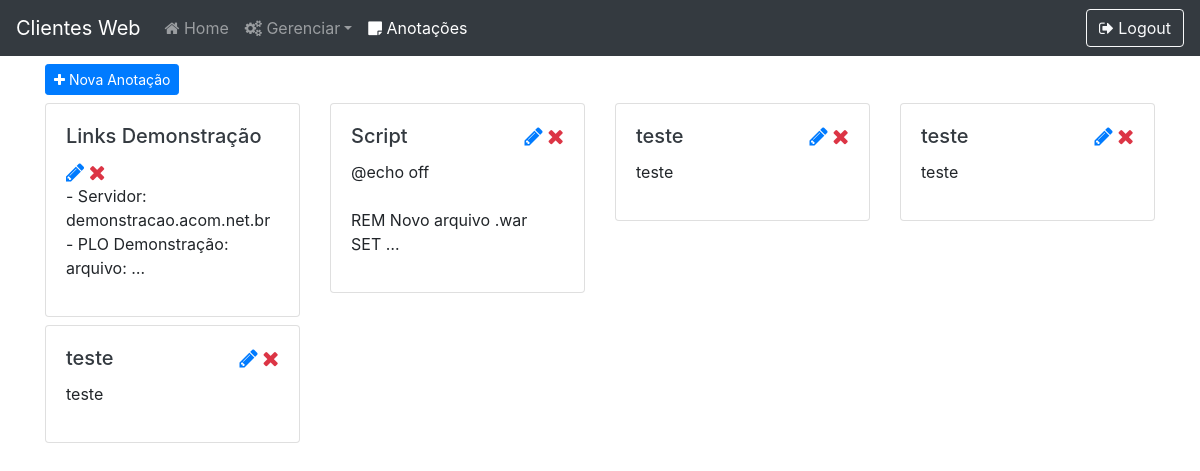
Before: /notes (signed in) with the older database file.
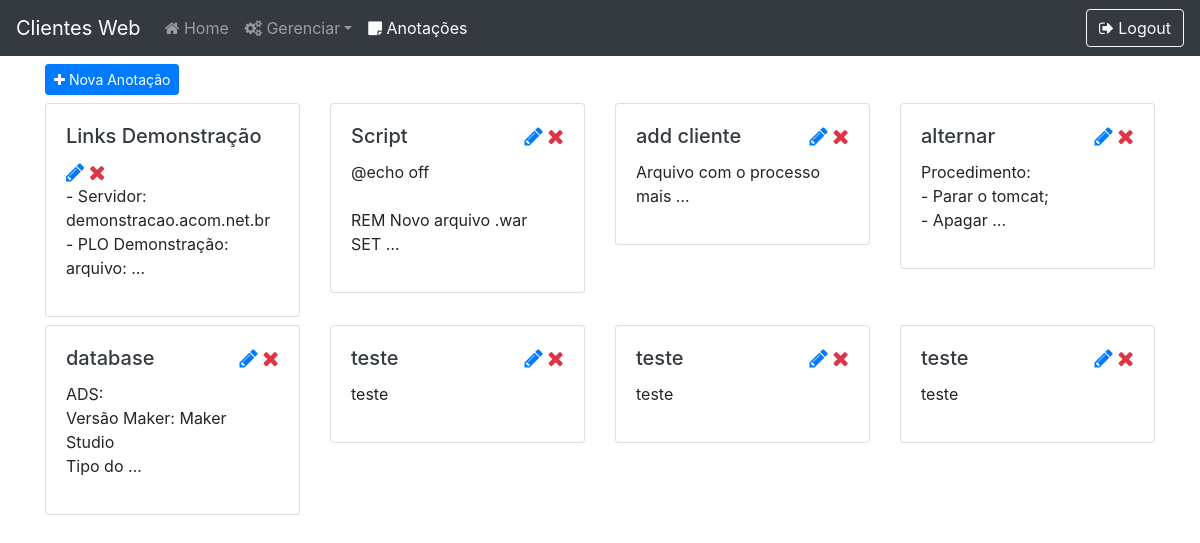
After: the same page with the newer database file.
### core/models.py (models this page shows, shortened)
class Note(models.Model):
    title = models.CharField('Title', max_length=300)
    text = models.TextField()

### core/views.py (the view)
# urls.py: path('notes', notes, name='notes'),
def notes(request):
    if str(request.user) != 'AnonymousUser':
        context = {
            'notes': Note.objects.all().order_by('title')
        }
        return render(request, 'notes.html', context=context)
    else:
        return loginUser(request)

### core/templates/notes.html (shortened to what this page needs)
{% load static %}
{% load custom_filters %}
<!DOCTYPE html>
<html lang="pt-br">
<head>
    <link rel="stylesheet" href="{% static 'css/style.css' %}">
    <link rel="stylesheet" href="https://cdnjs.cloudflare.com/ajax/libs/font-awesome/4.7.0/css/font-awesome.min.css">
    <link rel="stylesheet" href="https://stackpath.bootstrapcdn.com/bootstrap/4.5.0/css/bootstrap.min.css">
</head>
<body>
    <nav class="navbar stick-top navbar-expand-lg navbar-dark bg-dark">
        <a class="navbar-brand" href="{% url 'index' %}">Clientes Web</a>
        <div class="collapse navbar-collapse" id="navbarTogglerDemo03">
            <ul class="navbar-nav mr-auto mt-2 mt-lg-0 navbar-left">
                <li class="nav-item"><a class="nav-link" href="{% url 'index' %}"><i class="fa fa-home"></i> Home</a></li>
                <li class="nav-item dropdown">
                    <a class="nav-link dropdown-toggle" id="navbarDropdown" role="button" data-toggle="dropdown" aria-haspopup="true" aria-expanded="false"><i class="fa fa-cogs"></i> Gerenciar</a>
                </li>
                <li class="nav-item"><a class="nav-link active" href="{% url 'notes' %}"><i class="fa fa-sticky-note"></i> Anotações</a></li>
            </ul>
            <a href="{% url 'logout' %}" type="button" class="btn btn-outline-light"><i class="fa fa-sign-out"></i> Logout</a>
        </div>
    </nav>
    <div class="container">
        <div class="row justify-content-sm-between mt-2 mb-2">
            <div class="col-auto"><a class="btn btn-sm btn-primary" href="{% url 'newNote' %}"><i class="fa fa-plus"></i> Nova Anotação</a></div>
        </div>
        <div class="row row-cols-1 row-cols-md-4">
            {% for note in notes %}
                <div class="col mb-2">
                    <div class="card">
                        <div class="card-body" ondblclick="editNote({{ note.id }});">
                            <div class="row justify-content-sm-between">
                                <div class="col-auto">
                                    <h5 class="card-title "><a class="text-dark" href="{% url 'editNote' idNote=note.id %}">{{ note.title }}</a></h5>
                                </div>
                                <div class="col-auto">
                                    <a href="{% url 'editNote' idNote=note.id %}" class="text-primary"><i class="fa fa-pencil fa-lg"></i></a>
                                    <a href="{% url 'deleteNote' idNote=note.id %}" class="text-danger"><i class="fa fa-remove fa-lg"></i></a>
                                </div>
                            </div>
                            <p>{{ note.text|linebreaksbr|truncatewords:5 }}</p>
                        </div>
                    </div>
                </div>
            {% endfor %}
        </div>
    </div>
</body>
</html>

Changed rows visible on the page:
added Note: title "add cliente", text "Arquivo com o processo mais …"
added Note: title "alternar", text "Procedimento: - Parar o tomcat; - Apagar …"
added Note: title "database", text "ADS: Versão Maker: Maker Studio Tipo do …"
